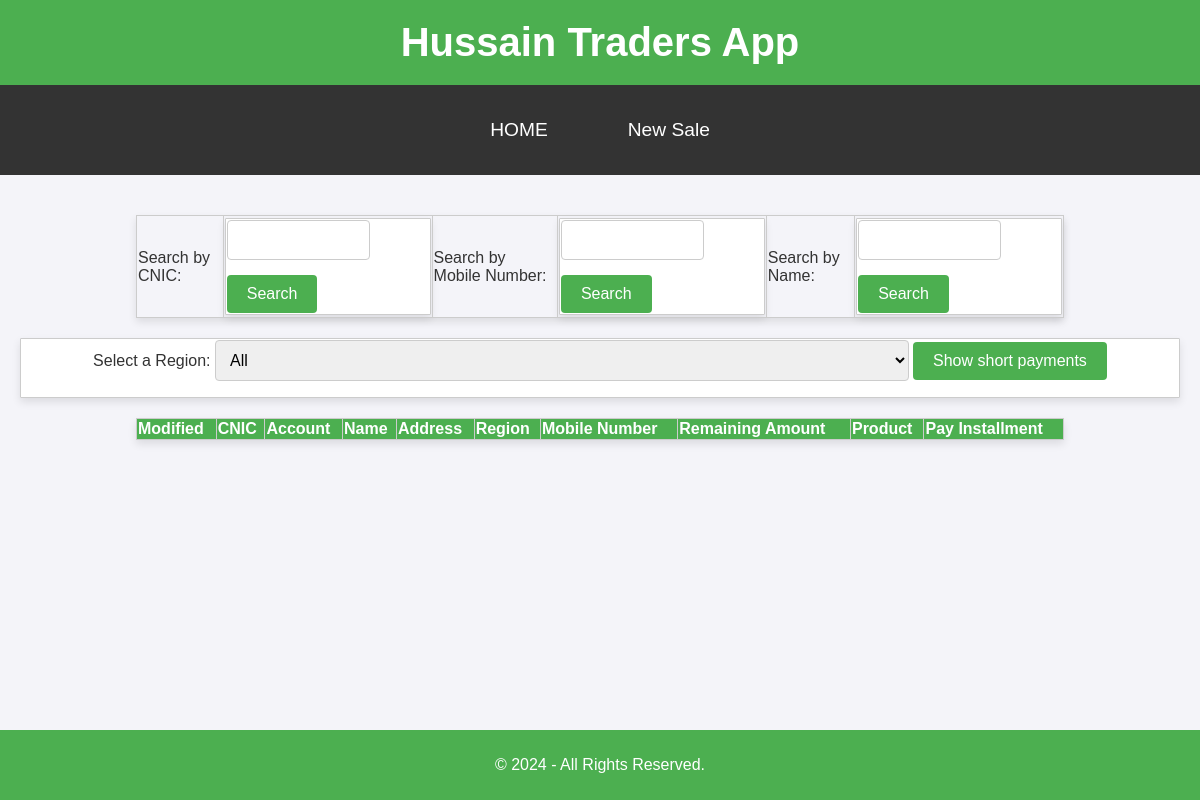
The page /listcust on the database as committed earlier.
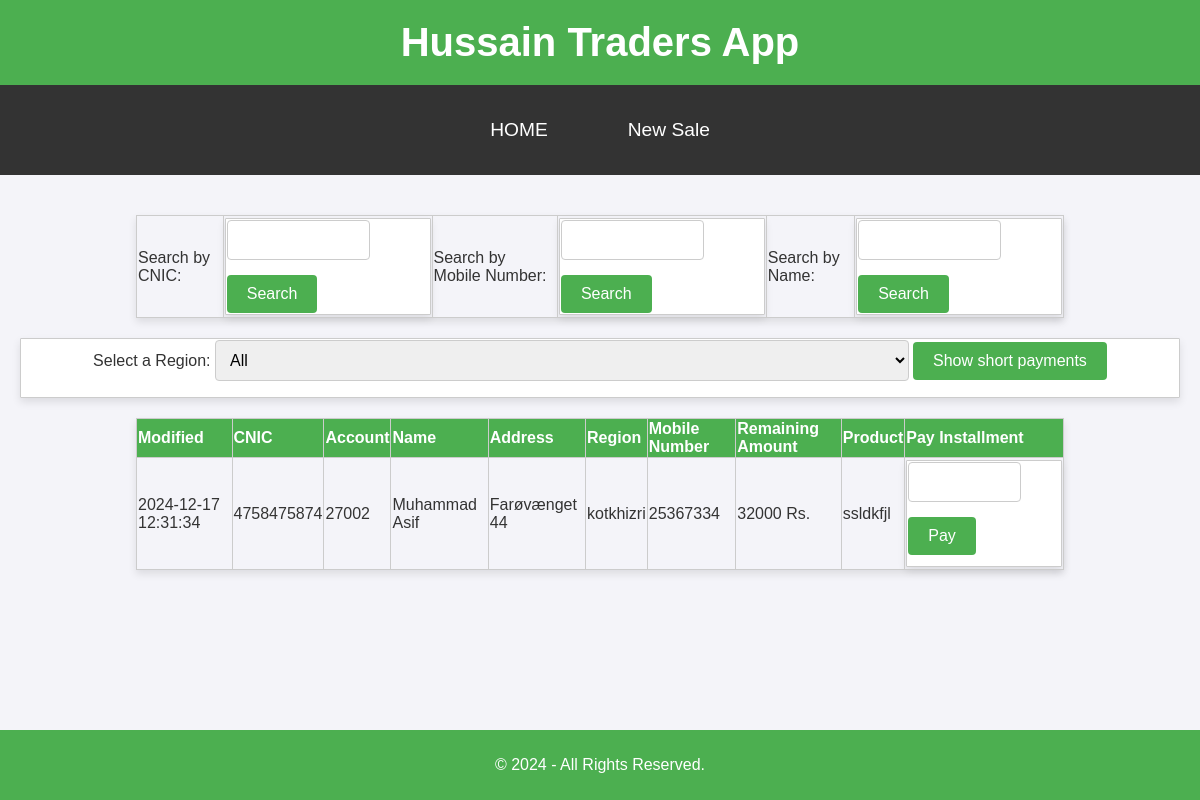
The same page on the database as committed later.
### tables this page shows
CREATE TABLE installments (id INTEGER primary key AUTOINCREMENT, customer_id INTEGER, product TEXT, advance INTEGER, sale_price INTEGER, agreed_installment INTEGER, remaining_amount INTEGER, modified DATETIME DEFAULT CURRENT_TIMESTAMP, FOREIGN KEY (customer_id) REFERENCES customers(id));

CREATE TABLE customers (id INTEGER primary key AUTOINCREMENT, name TEXT, father_name TEXT, account_number TEXT, addr TEXT, cnic TEXT, product TEXT, mobile_number TEXT, guarantor1 TEXT, guarantor2 TEXT, created DATETIME DEFAULT CURRENT_TIMESTAMP, region TEXT);

### app.py (the view)
@app.route('/listcust')
def listcust():
   msg = ""
   return fetchAllInstallments(msg)

### app.py (called while the page is built)
def fetchAllInstallments(msg):
   con = sql.connect("ht.db")
   con.row_factory = sql.Row
   cur = con.cursor()
   cur.execute("select * from installments Inner join customers on installments.customer_id = customers.id ORDER BY MODIFIED DESC LIMIT 100")
   customers = cur.fetchall()
   cur.execute("SELECT name, value FROM regions")
   regions = cur.fetchall()
   return render_template("listcust.html", customers=customers, regions=regions, msg=msg)

### templates/listcust.html (shortened to what this page needs)
<!DOCTYPE html>
<html lang="en">
<head>
    <link rel="stylesheet" href="{{ url_for('static', filename='styles.css') }}">
</head>
<body>
   <header>
      <h1>Hussain Traders App</h1>
  </header>
  <nav>
    <a href="/listcust">HOME</a>
    <a href="/addcust">New Sale</a>
</nav>
    <main>
        <table>
            <tr>
                <td>
                    Search by CNIC:
                </td>
                <td>
                    <form action="{{ url_for('searchcnic') }}" method="POST">
                    <input type="text" id="searchcnic" name="cnic">
                    <input type="submit" value="Search"/>
                    </form>
                </td>
                <td>
                    Search by Mobile Number:
                </td>
                <td>
                    <form action="{{ url_for('searchmobile') }}" method="POST">
                    <input type="text" id="searchmobile" name="mobile">
                    <input type="submit" value="Search"/>
                    </form>
                </td>
                <td>
                    Search by Name:
                </td>
                <td>
                    <form action="{{ url_for('searchname') }}" method="POST">
                        <input type="text" id="searchname" name="name">
                        <input type="submit" value="Search"/>
                        </form>
                </td>
            </tr>
        </table>
        <form action="{{ url_for('short_installments') }}" method="POST">
            <label for="region">Select a Region:</label>
            <select id="region" name="region">
                <option value="all">All</option>
            </select>
            <input type="submit" value="Show short payments"/>
        </form>
        <table>
            <thead>
                <tr>
                    <th>Modified</th>
                    <th>CNIC</th>
                    <th>Account</th>
                    <th>Name</th>
                    <th>Address</th>
                    <th>Region</th>
                    <th>Mobile Number</th>
                    <th>Remaining Amount</th>
                    <th>Product</th>
                    <th>Pay Installment</th>
                </tr>
            </thead>
            <tbody>
                {% for row in customers %}
                <tr>
                    <td>{{ row["modified"] }}</td>
                    <td>{{ row["cnic"] }}</td>
                    <td>{{ row["account_number"] }}</td>
                    <td>{{ row["name"] }}</td>
                    <td>{{ row["addr"] }}</td>
                    <td>{{ row["region"] }}</td>
                    <td>{{ row["mobile_number"] }}</td>
                    <td>{{ row["remaining_amount"] }} Rs.</td>
                    <td>{{ row["product"] }}</td>
                    <td>
                        <form action="{{ url_for('pay_installment') }}" method="POST">
                            <input type="text" id="amount_{{ row['customer.id'] }}" name="amount">
                            <input type="submit" value="Pay"/> <div class="message">{{ msg1 }}</div>
                        </form>
                    </td>
                </tr>
                {% endfor %}
            </tbody>
        </table>
    </main>
    <footer>
      <p>&copy; 2024 - All Rights Reserved.</p>
  </footer>
</body>
</html>

### static/styles.css (style rules this page uses)
body { font-family: Arial, sans-serif; margin: 0; padding: 0; background-color: #f4f4f9; color: #333; }
header { background-color: #4CAF50; color: white; padding: 20px 10px; text-align: center; }
header h1 { margin: 0; font-size: 2.5em; }
nav { background-color: #333; overflow: hidden; display: flex; justify-content: center; }
nav a { color: white; padding: 14px 20px; text-decoration: none; display: block; text-align: center; transition: background-color 0.3s; }
main { padding: 20px; text-align: center; }
footer { background-color: #4CAF50; color: white; text-align: center; padding: 10px 0; position: fixed; bottom: 0; width: 100%; }
form { background-color: #ffffff; border: 1px solid #ccc; border-radius: 1px; padding: 1px; margin: 1px auto; max-width: auto; box-shadow: 0 4px 8px rgba(0, 0, 0, 0.1); }
form input[type="text"], form textarea { width: 60%; padding: 10px; margin-bottom: 15px; border: 1px solid #ccc; border-radius: 4px; font-size: 1em; }
form select { width: 60%; padding: 10px; margin-bottom: 15px; border: 1px solid #ccc; border-radius: 4px; font-size: 1em; }
form input[type="submit"] { background-color: #4CAF50; color: white; border: none; padding: 10px 20px; border-radius: 4px; cursor: pointer; font-size: 1em; }
table { width: 80%; margin: 20px auto; border-collapse: collapse; text-align: left; box-shadow: 0 4px 8px rgba(0, 0, 0, 0.1); }
table thead { background-color: #4CAF50; color: white; }
table th, table td { padding: 1px; border: 1px solid #ccc; }
a { text-decoration: none; color: #4CAF50; display: inline-block; margin: 20px; font-size: 1.2em; }

Rows that differ between the two databases and show on the page:
added installments: modified "2024-12-17 12:31:34", cnic "4758475874", account_number "27002", name "Muhammad Asif", addr "Farøvænget 44", region "kotkhizri", mobile_number "25367334", remaining_amount "32000", product "ssldkfjl"
